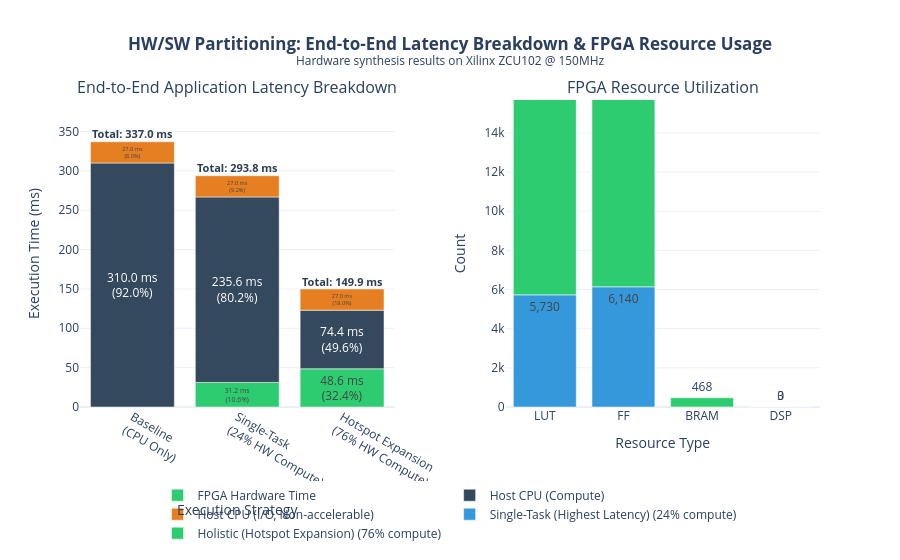

The code cell stored with this chart in its notebook:
### Markdown cell above
# 4. Partitioning Trade-Off & Resource Analysis

Comparing the two partitioning strategies highlights the fundamental trade-offs in HW/SW co-design based on the updated HLS synthesis reports on the Xilinx ZCU102 FPGA. Key takeaways:

1. **End-to-End Application Latency & Amdahl's Law**: Baseline CPU execution time is 337.0 ms (310.0 ms for 92% computation plus 27.0 ms for the 8% file I/O region, which is non-accelerable and fixed across all strategies). Offloading only the single hotspot task (`convolve2d_rep0`) achieves a modest 1.15× speedup (293.8 ms total), because 76% of compute remains on the CPU. Holistic hotspot expansion offloads 76.0% of computation into an optimized hardware pipeline running in 48.57 ms, bringing total execution time down to 149.9 ms (**2.25× speedup**). Notice how the fixed 27.0 ms I/O grows from 8.0% to 18.0% of the overall runtime, illustrating Amdahl's Law.
2. **Buffer Internalization**: In the expanded cluster, intermediate image buffers (`filter`, `temp_buf`) are localized directly within the hardware function. This leverages 468 BRAM_18K blocks to store image frames across convolution and thresholding passes, keeping general logic usage minimal (only 4.2% LUT and 2.1% FF) while eliminating DMA round-trips.

The chart below presents the end-to-end application latency breakdown (left) with 3-segment split bars (FPGA HW time, Host CPU compute, and non-accelerable I/O), alongside FPGA resource utilization (right) with separated grouped bars.

### Code cell
import importlib
import utils
importlib.reload(utils)

# Render interactive trade-off dashboard (Plotly)
utils.plot_partitioning_comparison(interactive=True)

### Figure 1 — Plotly figure (JSON) as saved in the notebook; plotly's stock layout.template omitted (floating-point values rounded to 4 significant figures)
{"data": [{"hovertemplate": "<b>%{x}</b><br>FPGA Hardware Time: %{y:.2f} ms<extra></extra>", "insidetextanchor": "middle", "marker": {"color": "#2ecc71"}, "name": "FPGA Hardware Time", "offsetgroup": "timing", "text": ["", "31.2 ms<br>(10.6%)", "48.6 ms<br>(32.4%)"], "textposition": "inside", "type": "bar", "x": ["Baseline<br>(CPU Only)", "Single-Task<br>(24% HW Compute)", "Hotspot Expansion<br>(76% HW Compute)"], "xaxis": "x", "y": [0, 31.22, 48.57], "yaxis": "y"}, {"hovertemplate": "<b>%{x}</b><br>Host CPU (Compute): %{y:.2f} ms<extra></extra>", "insidetextanchor": "middle", "marker": {"color": "#34495e"}, "name": "Host CPU (Compute)", "offsetgroup": "timing", "text": ["310.0 ms<br>(92.0%)", "235.6 ms<br>(80.2%)", "74.4 ms<br>(49.6%)"], "textposition": "inside", "type": "bar", "x": ["Baseline<br>(CPU Only)", "Single-Task<br>(24% HW Compute)", "Hotspot Expansion<br>(76% HW Compute)"], "xaxis": "x", "y": [310, 235.6, 74.4], "yaxis": "y"}, {"hovertemplate": "<b>%{x}</b><br>Host CPU (I/O, Non-accelerable): %{y:.2f} ms<extra></extra>", "insidetextanchor": "middle", "marker": {"color": "#e67e22"}, "name": "Host CPU (I/O, Non-accelerable)", "offsetgroup": "timing", "text": ["27.0 ms<br>(8.0%)", "27.0 ms<br>(9.2%)", "27.0 ms<br>(18.0%)"], "textposition": "inside", "type": "bar", "x": ["Baseline<br>(CPU Only)", "Single-Task<br>(24% HW Compute)", "Hotspot Expansion<br>(76% HW Compute)"], "xaxis": "x", "y": [26.96, 26.96, 26.96], "yaxis": "y"}, {"hovertemplate": "<b>Single-Task (Highest Latency)</b><br>%{x}: %{y:,.0f}<extra></extra>", "marker": {"color": "#3498db"}, "name": "Single-Task (Highest Latency) (24% compute)", "offsetgroup": "res_0", "text": ["5,730", "6,140", "4", "3"], "textposition": "outside", "type": "bar", "x": ["LUT", "FF", "BRAM", "DSP"], "xaxis": "x2", "y": [5730, 6140, 4, 3], "yaxis": "y2"}, {"hovertemplate": "<b>Holistic (Hotspot Expansion)</b><br>%{x}: %{y:,.0f}<extra></extra>", "marker": {"color": "#2ecc71"}, "name": "Holistic (Hotspot Expansion) (76% compute)", "offsetgroup": "res_1", "text": ["11,617", "11,359", "468", "0"], "textposition": "outside", "type": "bar", "x": ["LUT", "FF", "BRAM", "DSP"], "xaxis": "x2", "y": [11617, 11359, 468, 0], "yaxis": "y2"}], "layout": {"annotations": [{"font": {"size": 16}, "showarrow": false, "text": "End-to-End Application Latency Breakdown", "x": 0.2125, "xanchor": "center", "xref": "paper", "y": 1, "yanchor": "bottom", "yref": "paper"}, {"font": {"size": 16}, "showarrow": false, "text": "FPGA Resource Utilization", "x": 0.7875, "xanchor": "center", "xref": "paper", "y": 1, "yanchor": "bottom", "yref": "paper"}, {"font": {"color": "#2c3e50", "size": 11}, "showarrow": false, "text": "<b>Total: 337.0 ms</b>", "x": "Baseline<br>(CPU Only)", "xref": "x", "y": 347.0, "yref": "y"}, {"font": {"color": "#2c3e50", "size": 11}, "showarrow": false, "text": "<b>Total: 293.8 ms</b>", "x": "Single-Task<br>(24% HW Compute)", "xref": "x", "y": 303.8, "yref": "y"}, {"font": {"color": "#2c3e50", "size": 11}, "showarrow": false, "text": "<b>Total: 149.9 ms</b>", "x": "Hotspot Expansion<br>(76% HW Compute)", "xref": "x", "y": 159.9, "yref": "y"}], "barmode": "relative", "height": 560, "legend": {"orientation": "h", "x": 0.5, "xanchor": "center", "y": -0.24, "yanchor": "top"}, "title": {"text": "<b>HW/SW Partitioning: End-to-End Latency Breakdown & FPGA Resource Usage</b><br><sup>Hardware synthesis results on Xilinx ZCU102 @ 150MHz</sup>", "x": 0.5}, "xaxis": {"anchor": "y", "domain": [0, 0.425], "title": {"text": "Execution Strategy"}}, "xaxis2": {"anchor": "y2", "domain": [0.575, 1], "title": {"text": "Resource Type"}}, "yaxis": {"anchor": "x", "domain": [0, 1], "range": [0, 390], "title": {"text": "Execution Time (ms)"}}, "yaxis2": {"anchor": "x2", "domain": [0, 1], "range": [0, 15680.0], "title": {"text": "Count"}}}}
